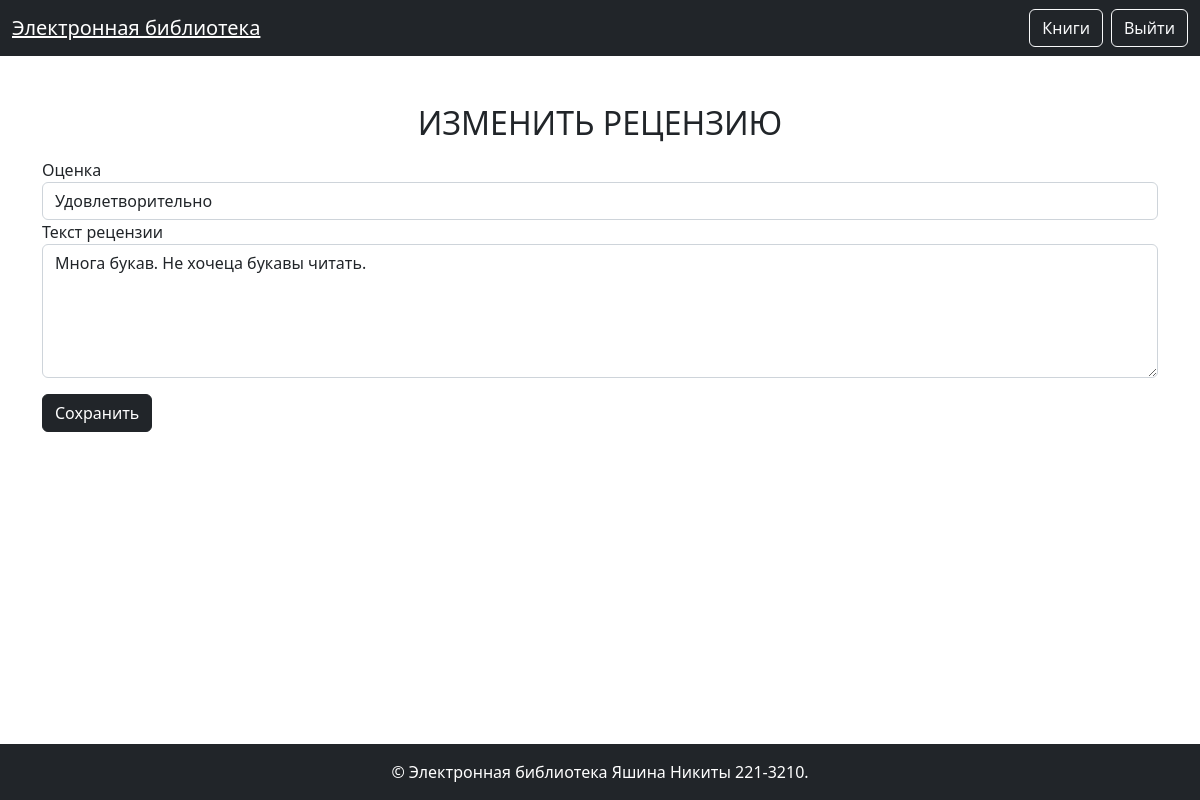
/books/3/review/4/edit (signed in), run on the app's committed database.
### models.py (models this page shows)
class Review(db.Model):
    id = db.Column(db.Integer, primary_key=True)
    book_id = db.Column(db.Integer, db.ForeignKey('book.id'), nullable=False)
    user_id = db.Column(db.Integer, db.ForeignKey('user.id'), nullable=False)
    rating = db.Column(db.Integer, nullable=False)
    text = db.Column(db.Text, nullable=False)
    created_at = db.Column(db.DateTime, server_default=db.func.now(), nullable=False)
    book = db.relationship('Book', backref=db.backref('reviews', lazy=True))
    user = db.relationship('User', backref=db.backref('reviews', lazy=True))

### books.py (the view)
@books_bp.route('/<int:book_id>/review/<int:review_id>/edit', methods=['GET', 'POST'])
@login_required
def edit_review(book_id, review_id):
    review = db.get_or_404(Review, review_id)
    if not (current_user.role_id in [1, 2] or current_user.id == review.user_id):
        flash('У вас недостаточно прав для доступа к данной странице!', 'danger')
        return redirect(url_for('books.show', book_id=book_id))
    if request.method == 'POST':
        review.rating = request.form.get('rating')
        review.text = Markup(escape(request.form.get('text'))).unescape()
        db.session.commit()
        flash('Ваша рецензия была успешно обновлена!', 'success')
        return redirect(url_for('books.show', book_id=book_id))
    return render_template('books/edit_review.html', review=review, book_id=book_id)

### auth.py (called while the page is built)
def load_user(user_id):
    user = db.session.get(User, int(user_id))
    return user

### templates/books/edit_review.html (shortened to what this page needs)
{% extends 'base.html' %}
{% block content %}
<div class="container mt-5">
    <h2 class="mb-3 text-center text-uppercase font-weight-bold">Изменить рецензию</h2>
    <form method="post">
        <div class="form-group">
            <label for="rating">Оценка</label>
            <select class="form-control" id="rating" name="rating">
                <option value="3" {% if review.rating == 3 %}selected{% endif %}>Удовлетворительно</option>
            </select>
        </div>
        <div class="form-group mb-3">
            <label for="text">Текст рецензии</label>
            <textarea class="form-control" id="text" name="text" rows="5">{{ review.text }}</textarea>
        </div>
        <button type="submit" class="btn btn-dark mb-3">Сохранить</button>
    </form>
</div>
{% endblock %}

### data on the page
Review: rating "Удовлетворительно", text "Многа букав. Не хочеца букавы читать."
